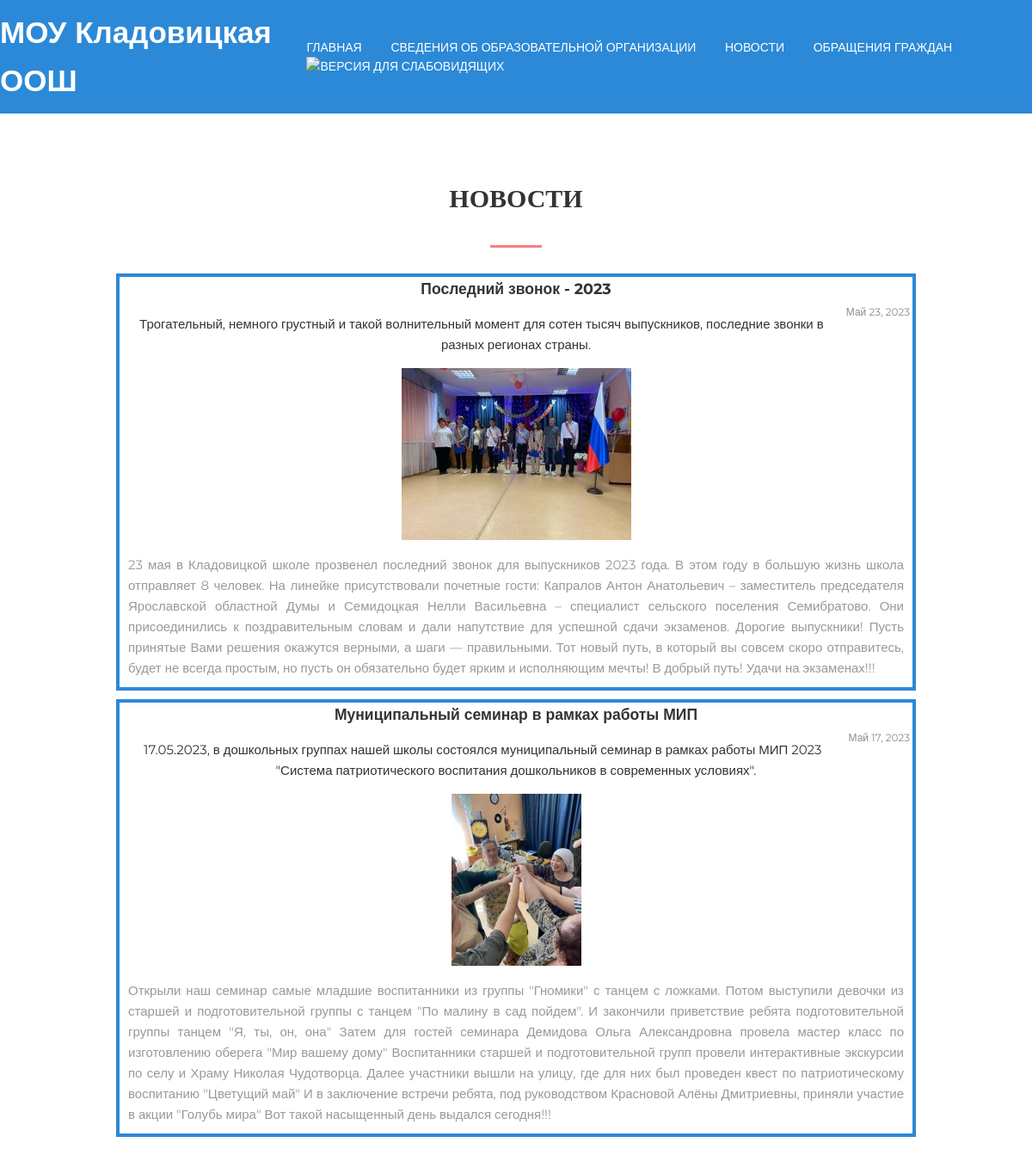
Page /news/ on the committed database.
### news/models.py (models this page shows, shortened)
class Articles(models.Model):
    title = models.CharField('Название', max_length=100)
    intro_anons = models.CharField('Анонс', max_length=250)
    full_text = models.TextField('Статья')
    photo = models.ImageField('Изображение', null=True, blank=True, upload_to='images/')
    date = models.DateField('Дата публикации')
    class Meta:
        verbose_name = 'Новость'
        verbose_name_plural = 'Новости'

### news/views.py (the view)
# urls.py: path('', views.news_home, name='news_home'),
def news_home(request):
    news = Articles.objects.order_by('-date')
    return render(request, 'news/news_home.html', {'news': news})

### news/templates/news/news_home.html (shortened to what this page needs)
{% extends 'main/layout.html' %}
{% block content %}
<section class="section_news">
    <div class="container">
         <div class="section__header">
            <h2 class="section__title">Новости</h2>
            {% for el in news %}
                <div class="news_section">
                    <h3>
                        <span class="news_title">{{ el.title }}</span>
                        <span class="news_date">{{ el.date }}</span>
                    </h3>
                    <p>{{ el.intro_anons }}</p>
                    <img class="news_img" src="{{ el.photo.url }}">
                    <p class="section__text_news">
                        {{ el.full_text }}
                    </p>
                </div>
            {% endfor %}
         </div>
    </div>
</section>
{% endblock %}

### main/templates/main/layout.html (shortened to what this page needs)
{% load static %}
<!doctype html>
<html lang="en">
<head>
    <link rel="stylesheet" href="{% static 'main/css/style.css' %}">
</head>
<body>
    <header class="header">
        <div class="container">
            <div class="header__inner">
                <div class="header__logo" href="{% url 'home' %}">МОУ Кладовицкая ООШ</div>
                <nav class="nav">
                    <a class="nav__link" href="{% url 'home' %}">Главная</a>
                    <a class="nav__link" href="{% url 'about' %}">Сведения об образовательной организации</a>
                    <a class="nav__link" href="{% url 'news_home' %}">Новости</a>
                    <a class="nav__link" href="{% url 'appeals' %}">Обращения граждан</a>
                    <a class="nav__link"><img id="specialButton" style="cursor:pointer;" src="https://lidrekon.ru/images/special.png" alt="ВЕРСИЯ ДЛЯ СЛАБОВИДЯЩИХ" title="ВЕРСИЯ ДЛЯ СЛАБОВИДЯЩИХ" /></a>
                </nav>
            </div>
        </div>
    </header>
    {% block content %}
    {% endblock %}
</body>
</html>

### main/static/main/css/style.css (style rules this page uses)
body { margin: 0; font-family: 'Montserrat', sans-serif; font-size: 15px; line-height: 1.6; color: #333333; }
*, *:before, *:after { box-sizing: border-box; }
h1, h2, h3, h4, h5, h6 { margin: 0; }
.container { width: 100%; max-width: 1200px; margin: 0 auto; }
.header { display: flex; width: 100%; padding-top: 10px; padding-bottom: 10px; background-color: #2c89d7; position: relative; top: 0; left: 0; right: 0; z-index: 1000; }
.header__logo { font-size: 35px; font-weight: 700; color: #fff; }
.header__inner { display: flex; justify-content: space-between; align-items: center; }
.nav { font-size: 14px; text-transform: uppercase; }
.nav__link { display: inline-block; vertical-align: top; margin: 0 15px; position: relative; color: #fff; text-decoration: none; transition: color .1s linear; }
.nav__link:after { content: ""; display: block; width: 100%; height: 3px; background-color: #fce38a; opacity: 0; position: absolute; top: 100%; left: 0; z-index: 1; transition: color .1s linear; }
.section_news { padding: 75px 0; }
.section__header { width: 100%; max-width: 950px; margin: 0 auto 50px; text-align: center; }
.section__title { font-family: 'Montserrat', bold; text-transform: uppercase; font-size: 30px; color: #333333; }
.section__title::after { content: ""; display: block; width: 60px; height: 3px; margin: 30px auto; background-color: #f38181; }
.news_section { margin: 10px 10px; position: relative; border: 4px solid #2c89d7; }
.section__text_news { margin: 10px 10px; font-size: 15px; color: #999; text-align: justify; }
.news_title { display: block; justify-content: center; }
.news_date { margin: 3px 3px; font-size: 12px; color: #8b8b8b; float: right; font-weight: 400; }

### rows in the picture
Articles: title "Последний звонок - 2023", date "Май 23, 2023", intro_anons "Трогательный, немного грустный и такой волнительный момент для сотен тысяч выпускников, последние звонки в разных регионах страны.", photo (picture), full_text "23 мая в Кладовицкой школе прозвенел последний звонок для выпускников 2023 года. В этом году в большую жизнь школа отправляет 8 человек. На линейке присутствовали почетные гости: Капралов Антон Анатольевич – заместитель председателя Ярославской областной Думы и Семидоцкая Нелли Васильевна – специалист сельского поселения Семибратово. Они присоединились к поздравительным словам и дали напутствие для успешной сдачи экзаменов. Дорогие выпускники! Пусть принятые Вами решения окажутся верными, а шаги — правильными. Тот новый путь, в который вы совсем скоро отправитесь, будет не всегда простым, но пусть он обязательно будет ярким и исполняющим мечты! В добрый путь! Удачи на экзаменах!!!"
Articles: title "Муниципальный семинар в рамках работы МИП", date "Май 17, 2023", intro_anons "17.05.2023, в дошкольных группах нашей школы состоялся муниципальный семинар в рамках работы МИП 2023 \"Система патриотического воспитания дошкольников в современных условиях\".", photo (picture), full_text "Открыли наш семинар самые младшие воспитанники из группы \"Гномики\" с танцем с ложками. Потом выступили девочки из старшей и подготовительной группы с танцем \"По малину в сад пойдем\". И закончили приветствие ребята подготовительной группы танцем \"Я, ты, он, она\" Затем для гостей семинара Демидова Ольга Александровна провела мастер класс по изготовлению оберега \"Мир вашему дому\" Воспитанники старшей и подготовительной групп провели интерактивные экскурсии по селу и Храму Николая Чудотворца. Далее участники вышли на улицу, где для них был проведен квест по патриотическому воспитанию \"Цветущий май\" И в заключение встречи ребята, под руководством Красновой Алёны Дмитриевны, приняли участие в…"
